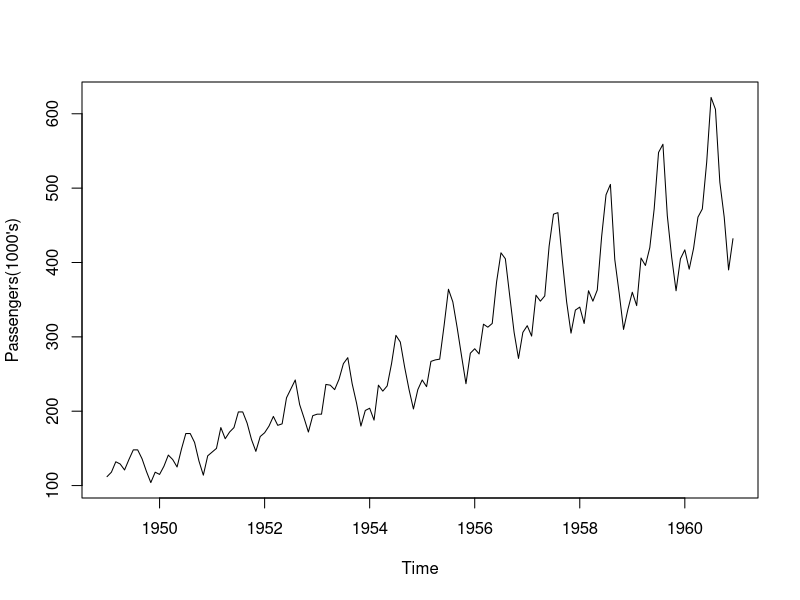
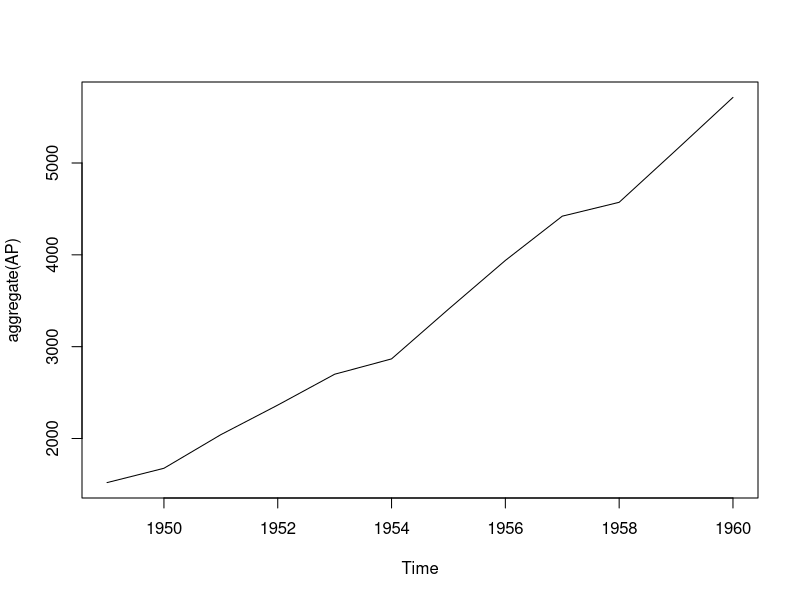
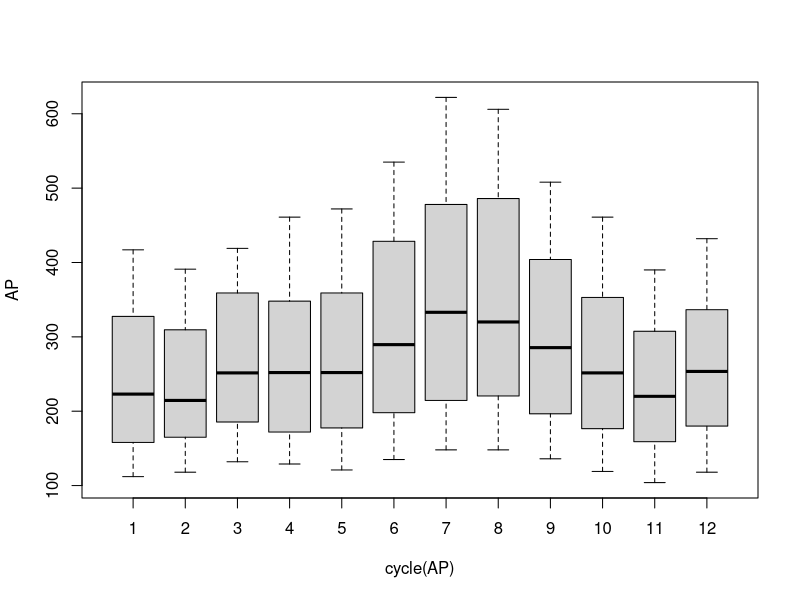

Source code (R) for these figures, in order:
data(AirPassengers)
AP <- AirPassengers
AP
summary(AP)
class(AP)
start(AP); end(AP); frequency(AP)
plot(AP, ylab = "Passengers(1000's)")
layout(1:1)
plot(aggregate(AP))
layout(1:1)
boxplot(AP ~ cycle(AP))
